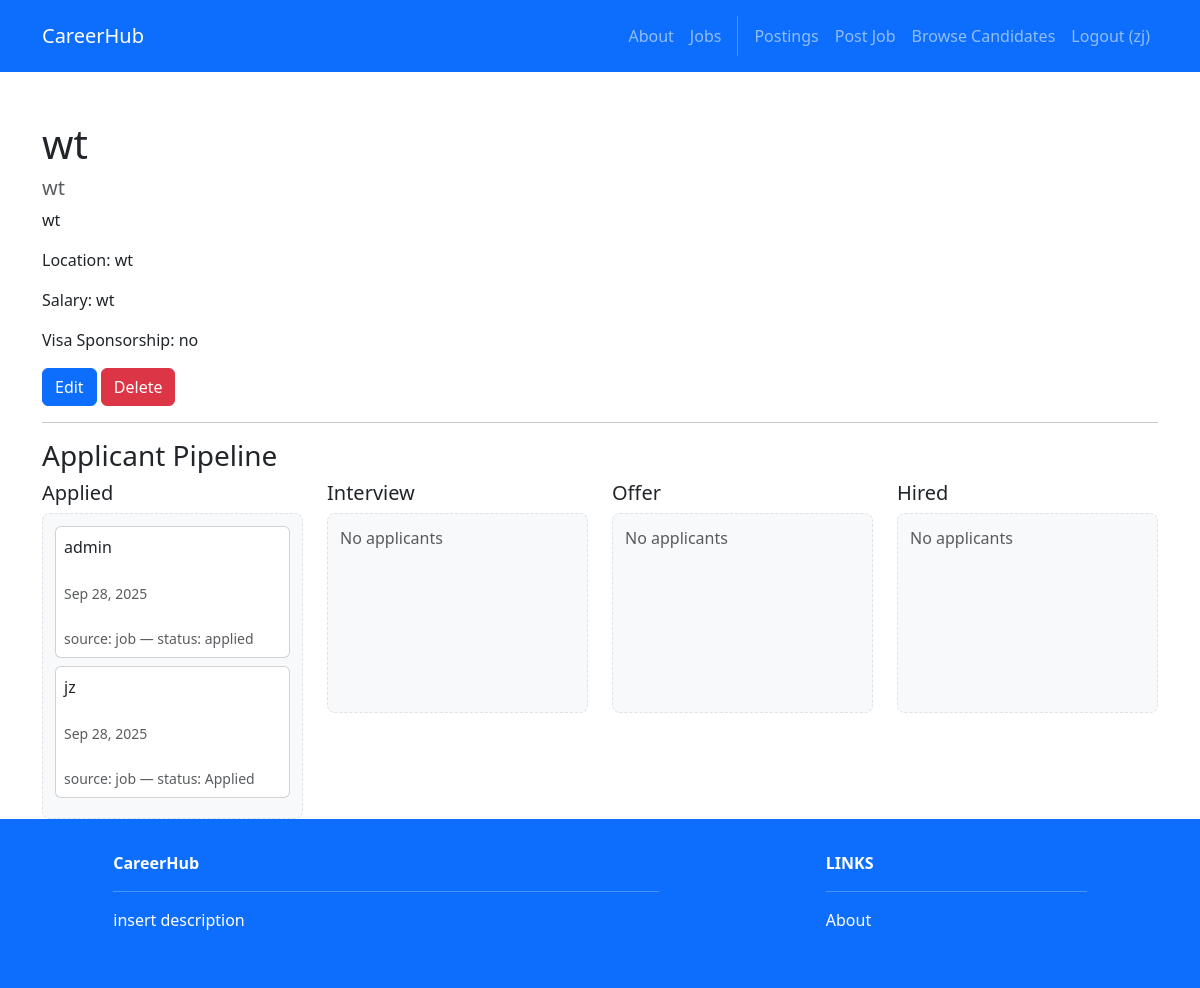
The app's page /recruiters/3/detail/ (signed in) with its own data.
### accounts/models.py (models this page shows)
class User(AbstractUser):
    firstname = models.CharField(max_length=150, blank=True)
    lastname = models.CharField(max_length=150, blank=True)
    username = models.CharField(max_length=150, unique=True)
    password = models.CharField(max_length=128)
    ROLE_CHOICES = [
        ('seeker', 'Job Seeker'),
        ('recruiter', 'Recruiter'),
    ]
    role = models.CharField(max_length=10, choices=ROLE_CHOICES, default='seeker')

### recruiters/models.py (models this page shows)
class Post(models.Model):
    id = models.AutoField(primary_key=True)
    title = models.CharField(max_length=200)
    company = models.CharField(max_length=200)
    description = models.TextField()
    location = models.CharField(max_length=200)
    salary_range = models.CharField(max_length=100)
    required_skills = models.ManyToManyField(Skill)
    recruiter = models.ForeignKey(User, on_delete=models.CASCADE)
    created_at = models.DateTimeField(auto_now_add=True)
    updated_at = models.DateTimeField(auto_now=True)
    VISA_CHOICES = [
        ('yes', 'Yes'),
        ('no', 'No'),
    ]
    visa_sponsorship = models.CharField(max_length=3, choices=VISA_CHOICES, default='no')

### jobs/models.py (models this page shows)
class Application(models.Model):
    STATUS_CHOICES = [
        ('applied', 'Applied'),
        ('review', 'Review'),
        ('interview', 'Interview'),
        ('offer', 'Offer'),
        ('closed', 'Closed'),
    ]
    job = models.ForeignKey('recruiters.Post', on_delete=models.CASCADE, default=None)
    applicant = models.ForeignKey(User, on_delete=models.CASCADE)
    status = models.CharField(max_length=20, choices=STATUS_CHOICES, default='applied')
    note = models.TextField(blank=True)
    created_at = models.DateTimeField(auto_now_add=True)
    updated_at = models.DateTimeField(auto_now=True)

### recruiters/views.py (the view, shortened to what this page needs)
# urls.py: path('<int:id>/detail/', views.detail, name='recruiters.detail'),
@login_required
def detail(request, id):
    post = get_object_or_404(Post, id=id)
    applicants = Applicant.objects.filter(post=post).order_by('-applied_at')
    job_applications = JobApplication.objects.filter(job=post).order_by('-created_at')
    stages = ['applied', 'interview', 'offer', 'hired']
    unified = {stage: [] for stage in stages}
    for app in job_applications:
        key = (app.status or '').lower()
        entry = {
            'username': getattr(app.applicant, 'username', str(app.applicant)),
            'status': app.status,
            'created_at': app.created_at,
            'applicant_id': getattr(app.applicant, 'id', None),
            'source': 'job',
        }
        if key in unified:
            unified[key].append(entry)
        else:
            unified['applied'].append(entry)
    applicants_by_stage_list = [(stage, unified.get(stage, [])) for stage in stages]
    return render(request, 'recruiters/detail.html', {
        'post': post,
        'stages': stages,
        'applicants_by_stage_list': applicants_by_stage_list,
    })

### recruiters/templates/recruiters/detail.html (shortened to what this page needs)
{% extends 'base.html' %}
{% load custom_tags %}
{% block content %}
<div class="container mt-5">
    <h1>{{ post.title }}</h1>
    <h5 class="text-muted">{{ post.company }}</h5>
    <p>{{ post.description }}</p>
    <p>Location: {{ post.location }}</p>
    <p>Salary: {{ post.salary_range }}</p>
    <p>Visa Sponsorship: {{ post.visa_sponsorship }}</p>
    {% if user.is_authenticated and user == post.recruiter %}
        <a class="btn btn-primary" href="{% url 'recruiters.edit' id=post.id %}">Edit</a>
        <a class="btn btn-danger" href="{% url 'recruiters.delete' id=post.id %}">Delete</a>
    {% endif %}
    <hr>
    <h3>Applicant Pipeline</h3>
    <div class="row">
        {% for stage, entries in applicants_by_stage_list %}
        <div class="col-md-3">
            <h5>{{ stage|capfirst }}</h5>
            <div class="stage-container" data-stage="{{ stage }}">
                {% if entries %}
                    {% for e in entries %}
                        <div class="card mb-2 p-2"
                             data-username="{{ e.username }}"
                             data-applicant-id="{{ e.applicant_id|default:'' }}"
                             tabindex="0">
                            <span class="username">{{ e.username }}</span>
                            <br>
                            <small class="text-muted">{{ e.created_at|date:"M d, Y" }}</small>
                            <br>
                            <small class="text-muted">source: {{ e.source }} — status: {{ e.status }}</small>
                        </div>
                    {% endfor %}
                {% else %}
                    <p class="text-muted">No applicants</p>
                {% endif %}
            </div>
        </div>
        {% endfor %}
    </div>
</div>
{% endblock %}

### CareerHub/templates/base.html (shortened to what this page needs)
<!DOCTYPE html>
<html>
  {% load static %}
  <head>
    <link href=
      "https://cdn.jsdelivr.net/npm/bootstrap@5.3.3/dist/css/bootstrap.min.css" rel="stylesheet"
>
    <link rel=
      "stylesheet"  href="https://cdnjs.cloudflare.com/ajax/libs/font-awesome/6.1.1/css/all.min.css">
  </head>
  <body>
     <nav class="p-3 navbar navbar-dark bg-primary navbar-expand-lg">
      <div class="container">
        <a class="navbar-brand"
           href="{% url 'home.index' %}"> CareerHub
        </a>
        <div class="collapse navbar-collapse"
             id="navbarNavAltMarkup">
           <div class="navbar-nav ms-auto navbar-ml">
            <a class="nav-link"
               href="{% url 'home.about' %}">About</a>
            <a class="nav-link"
              href="{% url 'jobs.index' %}">Jobs</a>
            {% if user.is_authenticated %}
              {% if user.role == "recruiter" %}
                <a class="nav-link" href="{% url 'recruiters.index' %}">Postings</a>
                <a class="nav-link" href="{% url 'recruiters.create' %}">Post Job</a>
                <a class="nav-link" href="{% url 'recruiters.candidates' %}">Browse Candidates</a>
              {% else %}
                <a class="nav-link" href="{% url 'profiles.view' %}">Profile</a>
                <a class="nav-link" href="{% url 'jobs.applications' %}">Applications</a>
              {% endif %}
              <a class="nav-link" href="{% url 'accounts.logout' %}">Logout ({{user.username }})</a>
            {% else %}
              <a class="nav-link" href="{% url 'accounts.login' %}">Login</a>
              <a class="nav-link" href="{% url 'accounts.signup' %}">Sign Up</a>
            {% endif %}
          </div>
        </div>
      </div>
    </nav>
    <div>
      {% block content %}
      {% endblock content %}
    </div>
     <section class="p-3 ms-footer bg-primary d-none d-md-block">
      <div class="container">
        <div class="row mt-3 text-white">
          <div class="col-md-6 col-lg-6 col-xl-6 mx-auto mb-4">
            <b>CareerHub</b>
            <hr />
            <p>
              insert description
            </p>
          </div>
          <div class="col-md-3 col-lg-3 col-xl-3 mx-auto mb-4">
            <b>LINKS</b>
            <hr />
            <p><a class="nav-link"
              href="{% url 'home.about' %}">
              About
            </a></p>
          </div>
        </div>
      </div>
    </section>
  </body>
</html>

### recruiters/templates/recruiters/detail.html (style rules this page uses)
.stage-container { min-height: 200px; border: 1px dashed #dee2e6; border-radius: 0.5rem; padding: 0.75rem; background-color: #f8f9fa; }

### records on screen
User: username "zj"
Post: title "wt", company "wt", description "wt", location "wt", salary_range "wt", visa_sponsorship "no"
User: username "admin"
Application: created_at "Sep 28, 2025", status "applied"
User: username "jz"
Application: created_at "Sep 28, 2025", status "Applied"

### other values on screen
{{ stage|capfirst }} "Applied" "Interview" "Offer" "Hired"
{{ e.source }} "job" "job"
